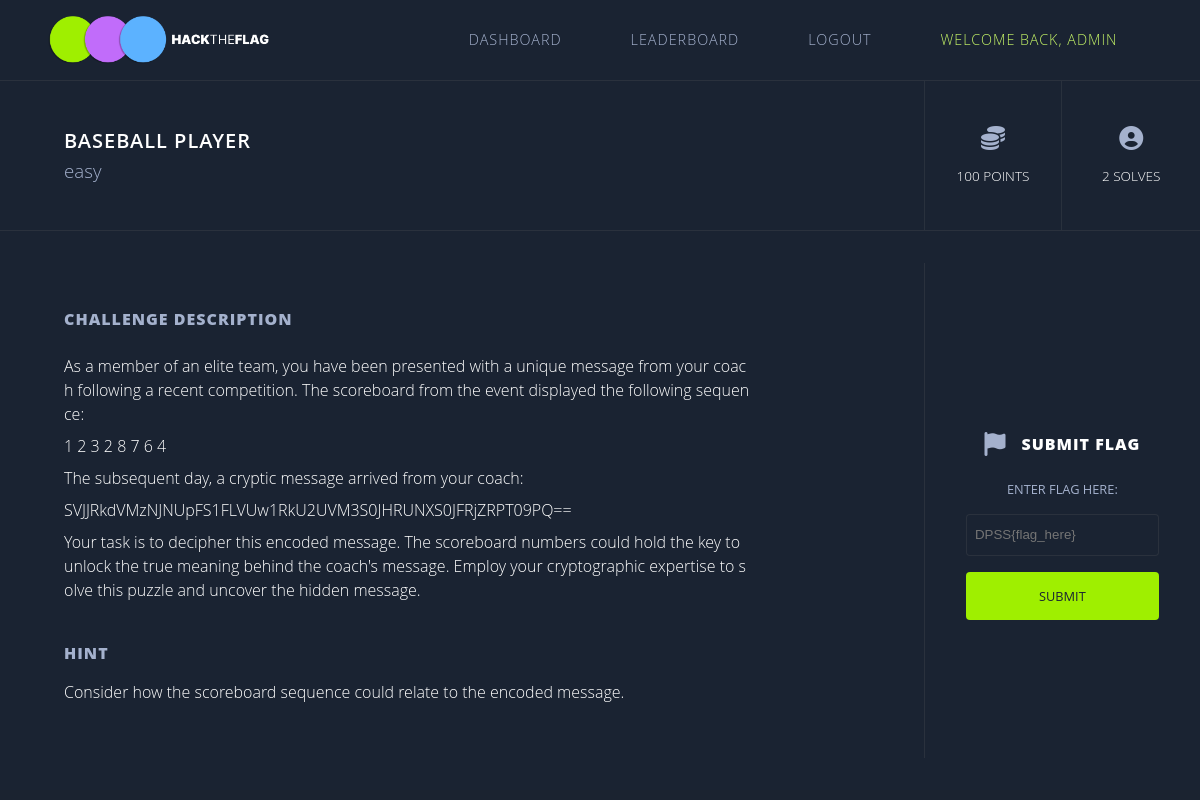
The page /baseball/ (signed in) on the database its author committed.
### accounts/models.py (models this page shows)
class Player(AbstractUser):
    first_name = models.CharField(max_length=30, blank=False)
    last_name = models.CharField(max_length=30, blank=False)
    username = models.CharField(_('username'), max_length=30, unique=True, null=True)
    email = models.CharField(_('email'), max_length=100, unique=True, null=True)
    score = models.IntegerField(default=0)
    USERNAME_FIELD = 'username'
    REQUIRED_FIELDS = ('first_name', 'last_name','email')
    objects = PlayerManager()
    def __str__(self):
        return self.username

### Main/models.py (models this page shows, shortened)
class Challenges(models.Model):
    title = models.CharField(max_length=255)
    category = models.CharField(max_length=255)
    difficulty = models.CharField(max_length=255)
    points = models.IntegerField()
    description = models.TextField(max_length=1000, default='')
    hint = models.CharField(max_length=255, default='')
    flag = models.CharField(max_length=255, default='DPSS{EMPTY}')
    link = models.CharField(max_length=255, default='dashboard')
    solve_status = models.BooleanField(default=False)
    players_solved = models.ManyToManyField(Player, blank=True, related_name='challenges_solved')

### Main/views.py (the view, shortened to what this page needs)
# urls.py: path('baseball/', views.baseball, name='baseball'),
def baseball(request):
    user = request.user
    if request.method == "GET":
        if not request.user.is_authenticated:
            return redirect('login')
        context = {"challenge": Challenges.objects.get(title="BASEball Player")}
        return render(request, 'main/challenges/baseball.html', context)
    elif request.method == "POST":
        data = request.body

### Main/templates/main/challenges/baseball.html (shortened to what this page needs)
{% extends "main/layout_challenge.html" %}
{% load static %}

### Main/templates/main/layout_challenge.html (shortened to what this page needs)
{% load static %}
<!doctype html>
<html lang="en">
<head>
    <link rel="stylesheet" href="{% static 'scss/main.css' %}" />
</head>
<body class="challenge">
  <div class="challenge-nav nav">
    <img src="{% static 'img/logov.png' %}" />
    <ul>
        <li><a href="/dashboard">Dashboard</a></li>
        <li><a href="/leaderboard">Leaderboard</a></li>
        <li><a href="/logout">Logout</a></li>
        <li>Welcome back, {{user}}</li>
    </ul>
  </div>
  <div class="challenge__header">
    <div class="challenge__title-div">
      <h1>{{challenge.title}}</h1>
      <h3>{{challenge.difficulty}}</h3>
    </div>
    <div class="challenge__stats">
      <div class="challenge__stats-group">
        <i class="fa-solid fa-coins" style="color: #a4b1cd;"></i>
        <h2>{{challenge.points}} points</h2>
      </div>
      <div style="border-right: none" class="challenge__stats-group">
        <i class="fa-solid fa-circle-user" style="color: #a4b1cd;"></i>
        <h2>{{challenge.players_solved.all.count}} solves</h2>
      </div>
    </div>
  </div>
  <div class="challenge__content">
    <div class="challenge__title">
      <h1>Challenge Description</h1>
      <p>{{challenge.description|linebreaks}}</p>
      <h1 style="margin-top: 2rem; margin-bottom: 0;">Hint</h1>
      <p>{{challenge.hint|linebreaks}}</p>
    </div>
    <div class="challenge__form">
      <div class="challenge__submit-title">
        <i class="fa-solid fa-flag" style="color: #a4b1cd;"></i>
        <h1>Submit Flag</h1>
      </div>
      <form id="key-form" class="challenge__flag">
          <label for="key">enter flag here:</label>
          <input type="text" name="key" id="key" placeholder="DPSS{flag_here}" />
          <button type="submit">subMit</button>
      </form>
    </div>
  </div>
</body>
</html>

### Main/static/scss/main.css (style rules this page uses)
body { background-color: #1b2330; }
.nav { display: flex; padding: 1rem 3rem; justify-content: space-between; position: sticky; top: 0; background-color: #1a2332; border-bottom: 1px solid rgba(106, 106, 106, 0.2); }
.nav * { background-color: #1a2332; }
.nav img { width: 20%; }
.nav ul { display: flex; width: 40%; justify-content: space-around; align-items: center; text-decoration: none; list-style: none; font-family: "Open Sans", sans-serif; }
.nav ul li { color: #c5f467; text-transform: uppercase; font-size: 0.9em; font-weight: 100; letter-spacing: 1px; }
.nav ul li a { color: #a4b1cd; text-decoration: none; }
.challenge-nav ul { width: 65%; }
.challenge * { background-color: #1a2332; }
.challenge__header { font-family: "Open Sans", sans-serif; height: 150px; width: 100%; display: flex; justify-content: space-between; align-items: center; padding-left: 4rem; border-bottom: 1px solid rgba(106, 106, 106, 0.2); }
.challenge__title-div { width: 100%; height: 100%; border-right: 1px solid rgba(106, 106, 106, 0.2); justify-content: center; display: flex; flex-direction: column; }
.challenge__title-div h1 { font-size: 20px; font-family: "Open Sans", sans-serif; color: #ffffff; text-transform: uppercase; font-weight: 600; letter-spacing: 1px; }
.challenge__title-div h3 { margin-top: 0.25rem; color: #a4b1cd; font-weight: 100; text-transform: lowercase; }
.challenge__stats { width: 32%; display: flex; height: 100%; }
.challenge__stats-group { width: 50%; border-right: 1px solid rgba(106, 106, 106, 0.2); display: flex; flex-direction: column; height: 100%; justify-content: center; align-items: center; }
.challenge__stats-group i { font-size: 24px; margin-bottom: 1rem; }
.challenge__stats-group h2 { font-family: "Open Sans", sans-serif; font-weight: 100; color: #ffffff; font-size: 0.85em; text-transform: uppercase; }
.challenge__content { font-family: "Open Sans", sans-serif; width: 100%; display: flex; justify-content: space-between; padding-left: 4rem; min-height: calc(100vh - 241px); padding-top: 2rem; padding-bottom: 2rem; }
.challenge__title { width: 100%; border-right: 1px solid rgba(106, 106, 106, 0.2); justify-content: center; display: flex; flex-direction: column; }
.challenge__title h1 { font-size: 16px; text-transform: uppercase; letter-spacing: 1px; font-weight: 900; color: #a4b1cd; margin-bottom: 0.5rem; }
.challenge__title p { padding-right: 20%; color: #ffffff; font-weight: 100; word-break: break-all; margin-top: 0.5rem; line-height: 24px; }
.challenge__form { width: 32%; display: flex; flex-direction: column; align-items: center; justify-content: center; }
.challenge__submit-title { display: flex; width: 100%; justify-content: center; margin-top: 2rem; align-items: center; }
.challenge__submit-title i { font-size: 24px; }
.challenge__submit-title h1 { font-size: 16px; font-family: "Open Sans", sans-serif; font-weight: 800; text-transform: uppercase; letter-spacing: 1px; margin-left: 1rem; color: #ffffff; }
.challenge__flag { display: flex; width: 100%; flex-direction: column; margin-top: 1.5rem; align-items: center; justify-content: center; }
.challenge__flag label { color: #a4b1cd; text-transform: uppercase; font-size: 0.8em; }
.challenge__flag input { margin-top: 1rem; width: 70%; line-height: 40px; padding-left: 8px; outline: none; border: 1px solid rgba(106, 106, 106, 0.2); border-radius: 4px; color: #ffffff; }
.challenge__flag button { width: 70%; margin-top: 1rem; height: 48px; text-align: center; background-color: #9fef00; color: #1a2332; font-family: "Open Sans", sans-serif; font-weight: 400; border-radius: 4px; font-size: 0.8em; text-transform: uppercase; border: none; outline: none; transition: all ease-in-out 0.3s; }
* { margin: 0; padding: 0; box-sizing: border-box; }

### rows shown on the page
Player: username "ADMIN"
Challenges: title "BASEBALL PLAYER", difficulty "easy", points "100", players_solved.all.count "2", description "As a member of an elite team, you have been presented with a unique message from your coach following a recent competition. The scoreboard from the event displayed the following sequence: 1 2 3 2 8 7 6 4 The subsequent day, a cryptic message arrived from your coach: SVJJRkdVMzNJNUpFS1FLVUw1RkU2UVM3S0JHRUNXS0JFRjZRPT09PQ== Your task is to decipher this encoded message. The scoreboard numbers could hold the key to unlock the true meaning behind the coach's message. Employ your cryptographic expertise to solve this puzzle and uncover the hidden message.", hint "Consider how the scoreboard sequence could relate to the encoded message."
